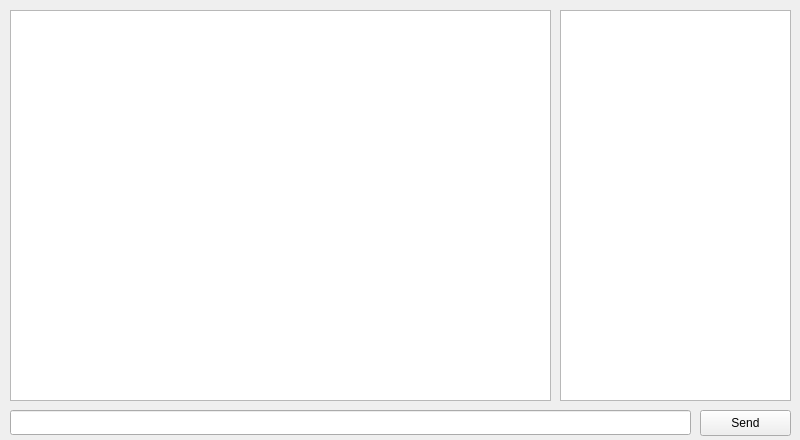
<?xml version="1.0" encoding="UTF-8"?>
<ui version="4.0">
 <class>MainWindow</class>
 <widget class="QMainWindow" name="MainWindow">
  <property name="geometry">
   <rect>
    <x>0</x>
    <y>0</y>
    <width>800</width>
    <height>440</height>
   </rect>
  </property>
  <property name="sizePolicy">
   <sizepolicy hsizetype="Fixed" vsizetype="Fixed">
    <horstretch>0</horstretch>
    <verstretch>0</verstretch>
   </sizepolicy>
  </property>
  <property name="minimumSize">
   <size>
    <width>800</width>
    <height>440</height>
   </size>
  </property>
  <property name="maximumSize">
   <size>
    <width>800</width>
    <height>440</height>
   </size>
  </property>
  <property name="windowTitle">
   <string>Chat</string>
  </property>
  <widget class="QWidget" name="centralWidget">
   <widget class="QListWidget" name="nicknameList">
    <property name="geometry">
     <rect>
      <x>560</x>
      <y>10</y>
      <width>231</width>
      <height>391</height>
     </rect>
    </property>
   </widget>
   <widget class="QPushButton" name="sendButton">
    <property name="geometry">
     <rect>
      <x>700</x>
      <y>410</y>
      <width>91</width>
      <height>26</height>
     </rect>
    </property>
    <property name="text">
     <string>Send</string>
    </property>
   </widget>
   <widget class="QLineEdit" name="editMessage">
    <property name="geometry">
     <rect>
      <x>10</x>
      <y>410</y>
      <width>681</width>
      <height>25</height>
     </rect>
    </property>
   </widget>
   <widget class="QTextEdit" name="chatList">
    <property name="geometry">
     <rect>
      <x>10</x>
      <y>10</y>
      <width>541</width>
      <height>391</height>
     </rect>
    </property>
    <property name="readOnly">
     <bool>true</bool>
    </property>
   </widget>
  </widget>
 </widget>
 <layoutdefault spacing="6" margin="11"/>
 <resources/>
 <connections/>
</ui>
